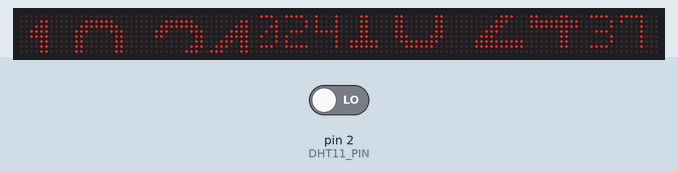
This sketch was run on a simulated Arduino Uno, built with avr-gcc and run on an emulated ATmega328P. Parts: 128×8 LED matrix. Inputs (shaded band) come from the test bench; at power-on: pin 2 (DHT11_PIN) LOW. The local clock reads 2024-03-15 10:24:30 at power-on unless the sketch sets it.

Above: at 7.96 s.
At 11.97 s:
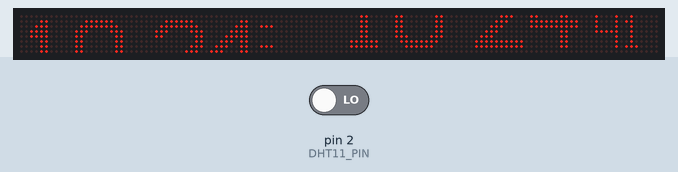
At 15.81 s:
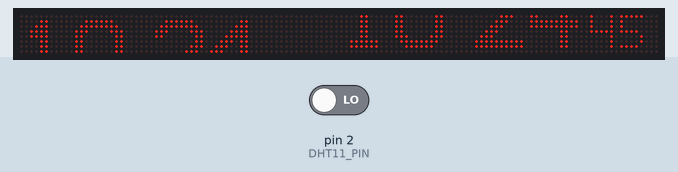
At 19.97 s:
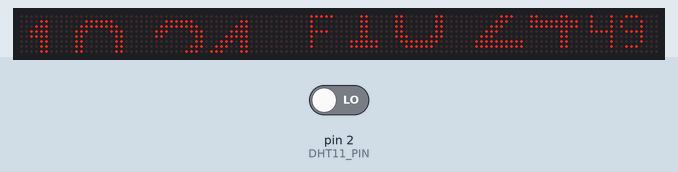
At 25.97 s:
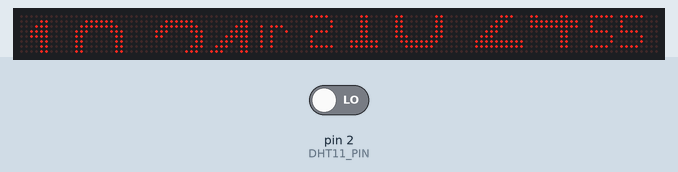
At 35.28 s:
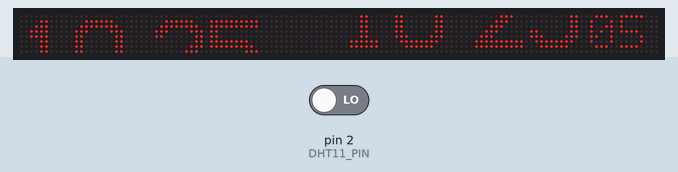

Measured:
- what the display in image 2 shows lasts 0.4 s, from 15.6 s to 16.0 s
- what the display in image 5 shows lasts 0.5 s, from 35.0 s to 35.5 s

The sketch:

Matrix_and_DS1307_Clock.ino
```cpp
// Use the DS1307 clock module
#define USE_DS1307 0
#include <MD_Parola.h>
#include <MD_MAX72xx.h>
#include <SPI.h>
#include "Font_Data.h"
#include <MD_DS1307.h>
#include <Wire.h>

// Use the DHT11 temp and humidity sensor
#include "dht.h"
dht DHT;
#define DHT11_PIN 2
  float h = 0;
  float t = 0;
  float f = 0;

// Define the number of devices we have in the chain and the hardware interface
// NOTE: These pin numbers will probably not work with your hardware and may
// need to be adapted
#define HARDWARE_TYPE MD_MAX72XX::FC16_HW
#define CLK_PIN   13
#define DATA_PIN  11
#define CS_PIN    10

// HARDWARE SPI
MD_Parola P = MD_Parola(HARDWARE_TYPE, CS_PIN, 16);
// SOFTWARE SPI
//MD_Parola P = MD_Parola(HARDWARE_TYPE, DATA_PIN, CLK_PIN, CS_PIN, MAX_DEVICES);

#define SPEED_TIME  80
#define PAUSE_TIME  10
#define MAX_MESG  20

// Global variables
char szTime[9];    // mm:ss\0
char szMesg[MAX_MESG+1] = "";
char szsecond[4];    // ss

uint8_t degC[] = { 6, 3, 3, 56, 68, 68, 68 }; // Deg C
uint8_t degF[] = { 6, 3, 3, 124, 20, 20, 4 }; // Deg F

char *mon2str(uint8_t mon, char *psz, uint8_t len)
// Get a label from PROGMEM into a char array
{
  static const char str[][4] PROGMEM =
  {
    "Jan", "Feb", "Mar", "Apr", "May", "Jun",
    "Jul", "Aug", "Sep", "Oct", "Nov", "Dec"
  };

  *psz = '\0';
  mon--;
  if (mon < 12)
  {
    strncpy_P(psz, str[mon], len);
    psz[len] = '\0';
  }

  return(psz);
}

char *dow2str(uint8_t code, char *psz, uint8_t len)
{
  static const char str[][10] PROGMEM =
  {
    "Sunday", "Monday", "Tuesday", "Wednesday",
    "Thursday", "Friday", "Saturday"
  };

  *psz = '\0';
  code--;
  if (code < 7)
  {
    strncpy_P(psz, str[code], len);
    psz[len] = '\0';
  }

  return(psz);
}
void getTime(char *psz, bool f = true)
// Code for reading clock time
{
  sprintf(psz, "%02d%c%02d", RTC.h, (f ? ':' : ' '), RTC.m);
}
void getsecond(char *psz)
// Code for reading clock date
{
  char  szBuf[10];
  sprintf(psz, "%02d", RTC.s);
}
void getDate(char *psz)
// Code for reading clock date
{
  char  szBuf[10];
  sprintf(psz, "%d %s %04d", RTC.dd, mon2str(RTC.mm, szBuf, sizeof(szBuf)-1), RTC.yyyy);
}
void getTemperature()
{
DHT.read11(DHT11_PIN);
  h = DHT.humidity;
  t = DHT.temperature;
  // Read temperature as Fahrenheit
  f = (1.8 * DHT.temperature)+32;
}
void setup(void)
{
// initialise the LED display
  P.begin(4);
  // Set up zones for 4 halves of the display
  // Each zone gets a different font, making up the top
  // and bottom half of each letter
  P.setZone(0, 0, 1);
  P.setZone(1, 2, 7);
  P.setZone(2, 10, 15);
  P.setZone(3, 8, 9);

      P.setFont(0, NULL);
      P.setFont(1, BigFontLower);
      P.setFont(2, BigFontUpper);
      P.setFont(3, NULL);
  P.displayZoneText(0, szsecond, PA_CENTER, SPEED_TIME, PAUSE_TIME, PA_PRINT, PA_NO_EFFECT);
  P.displayZoneText(1, szTime, PA_LEFT, SPEED_TIME, PAUSE_TIME, PA_PRINT, PA_NO_EFFECT);
  P.displayZoneText(2, szTime, PA_LEFT, SPEED_TIME, PAUSE_TIME, PA_PRINT, PA_NO_EFFECT);
  P.displayZoneText(3, szMesg, PA_CENTER, SPEED_TIME, PAUSE_TIME, PA_SCROLL_LEFT, PA_SCROLL_LEFT);
  P.addChar('$', degC);
  P.addChar('&', degF);
  RTC.control(DS1307_CLOCK_HALT, DS1307_OFF);
  RTC.control(DS1307_12H, DS1307_OFF);
    RTC.readTime();
}

void loop(void)
{
  static uint32_t lastTime = 0; // millis() memory
  static uint8_t  display = 0;  // current display mode
  static bool flasher = false;  // seconds passing flasher
  P.displayAnimate();
  if (P.getZoneStatus(3))
  {
    switch (display)
    {

      case 0: // day of week
        P.setTextEffect(3, PA_SCROLL_LEFT, PA_SCROLL_LEFT);
        display++;
        dow2str(RTC.dow, szMesg, MAX_MESG);
        break;

      case 1:  // Calendar
        P.setTextEffect(3, PA_SCROLL_LEFT, PA_SCROLL_LEFT);
        display++;
        getDate(szMesg);
        break;

      case 2: // Temperature deg F
        P.setTextEffect(3, PA_SCROLL_LEFT, PA_SCROLL_LEFT);
        display++;
        getTemperature();
          dtostrf(t, 3, 1, szMesg);
          strcat(szMesg, "$");
        break;

      case 3: // Temperature deg F
        P.setTextEffect(3, PA_SCROLL_LEFT, PA_SCROLL_LEFT);
        display++;
          dtostrf(f, 3, 1, szMesg);
          strcat(szMesg, "&");
        break;

      case 4: // Relative Humidity
        P.setTextEffect(3, PA_SCROLL_LEFT, PA_SCROLL_LEFT);
        display = 0;
          dtostrf(h, 3, 0, szMesg);
          strcat(szMesg, "% RH");
        break;
    }

    P.displayReset(3);
  }
  // Finally, adjust the time string if we have to
  if (millis() - lastTime >= 1000)
  {
    RTC.readTime();
    lastTime = millis();
    getsecond(szsecond);
    getTime(szTime, flasher);
    flasher = !flasher;
    P.displayReset(0);
    P.displayReset(1);
    P.displayReset(2);
  }
  }
```

dht.cpp
```cpp
#include "dht.h"

#define TIMEOUT 10000

/////////////////////////////////////////////////////
//
// PUBLIC
//


// return values:
//  0 : OK
// -1 : checksum error
// -2 : timeout
int dht::read11(uint8_t pin)
{
	// READ VALUES
	int rv = read(pin);
	if (rv != 0) return rv;

	// CONVERT AND STORE
	humidity    = bits[0];  // bit[1] == 0;
	temperature = bits[2];  // bits[3] == 0;

	// TEST CHECKSUM
	uint8_t sum = bits[0] + bits[2]; // bits[1] && bits[3] both 0
	if (bits[4] != sum) return -1;

	return 0;
}

// return values:
//  0 : OK
// -1 : checksum error
// -2 : timeout
int dht::read22(uint8_t pin)
{
	// READ VALUES
	int rv = read(pin);
	if (rv != 0) return rv;

	// CONVERT AND STORE
	humidity    = word(bits[0], bits[1]) * 0.1;

	int sign = 1;
	if (bits[2] & 0x80) // negative temperature
	{
		bits[2] = bits[2] & 0x7F;
		sign = -1;
	}
	temperature = sign * word(bits[2], bits[3]) * 0.1;


	// TEST CHECKSUM
	uint8_t sum = bits[0] + bits[1] + bits[2] + bits[3];
	if (bits[4] != sum) return -1;

	return 0;
}

/////////////////////////////////////////////////////
//
// PRIVATE
//

// return values:
//  0 : OK
// -2 : timeout
int dht::read(uint8_t pin)
{
	// INIT BUFFERVAR TO RECEIVE DATA
	uint8_t cnt = 7;
	uint8_t idx = 0;

	// EMPTY BUFFER
	for (int i=0; i< 5; i++) bits[i] = 0;

	// REQUEST SAMPLE
	pinMode(pin, OUTPUT);
	digitalWrite(pin, LOW);
	delay(20);
	digitalWrite(pin, HIGH);
	delayMicroseconds(40);
	pinMode(pin, INPUT);

	// GET ACKNOWLEDGE or TIMEOUT
	unsigned int loopCnt = TIMEOUT;
	while(digitalRead(pin) == LOW)
		if (loopCnt-- == 0) return -2;

	loopCnt = TIMEOUT;
	while(digitalRead(pin) == HIGH)
		if (loopCnt-- == 0) return -2;

	// READ THE OUTPUT - 40 BITS => 5 BYTES
	for (int i=0; i<40; i++)
	{
		loopCnt = TIMEOUT;
		while(digitalRead(pin) == LOW)
			if (loopCnt-- == 0) return -2;

		unsigned long t = micros();

		loopCnt = TIMEOUT;
		while(digitalRead(pin) == HIGH)
			if (loopCnt-- == 0) return -2;

		if ((micros() - t) > 40) bits[idx] |= (1 << cnt);
		if (cnt == 0)   // next byte?
		{
			cnt = 7;
			idx++;
		}
		else cnt--;
	}

	return 0;
}
//
// END OF FILE
//
```

dht.h
```cpp
#ifndef dht_h
#define dht_h

#if ARDUINO >= 100
 #include "Arduino.h"
#else
 #include "WProgram.h"
#endif

#define DHT_LIB_VERSION "0.1.00"

class dht
{
public:
	int read11(uint8_t pin);
    int read22(uint8_t pin);
	double humidity;
	double temperature;

private:
	uint8_t bits[5];  // buffer to receive data
	int read(uint8_t pin);
};
#endif
//
// END OF FILE
//
```

Source omitted: Font_Data.h (data table, 13976 bytes)
